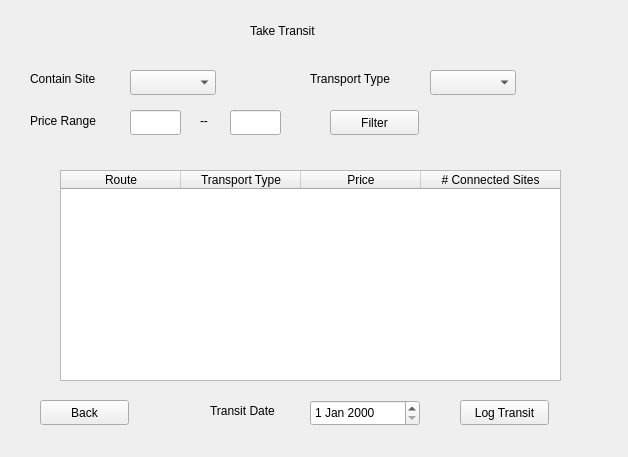
<?xml version="1.0" encoding="UTF-8"?>
<ui version="4.0">
 <class>Form</class>
 <widget class="QWidget" name="Form">
  <property name="geometry">
   <rect>
    <x>0</x>
    <y>0</y>
    <width>628</width>
    <height>457</height>
   </rect>
  </property>
  <property name="windowTitle">
   <string>Form</string>
  </property>
  <widget class="QLabel" name="label">
   <property name="geometry">
    <rect>
     <x>250</x>
     <y>10</y>
     <width>121</width>
     <height>41</height>
    </rect>
   </property>
   <property name="text">
    <string>Take Transit</string>
   </property>
  </widget>
  <widget class="QLabel" name="label_2">
   <property name="geometry">
    <rect>
     <x>30</x>
     <y>70</y>
     <width>111</width>
     <height>17</height>
    </rect>
   </property>
   <property name="text">
    <string>Contain Site</string>
   </property>
  </widget>
  <widget class="QComboBox" name="comboBox">
   <property name="geometry">
    <rect>
     <x>130</x>
     <y>70</y>
     <width>86</width>
     <height>25</height>
    </rect>
   </property>
  </widget>
  <widget class="QLabel" name="label_3">
   <property name="geometry">
    <rect>
     <x>310</x>
     <y>70</y>
     <width>111</width>
     <height>17</height>
    </rect>
   </property>
   <property name="text">
    <string>Transport Type</string>
   </property>
  </widget>
  <widget class="QComboBox" name="comboBox_2">
   <property name="geometry">
    <rect>
     <x>430</x>
     <y>70</y>
     <width>86</width>
     <height>25</height>
    </rect>
   </property>
  </widget>
  <widget class="QLabel" name="label_4">
   <property name="geometry">
    <rect>
     <x>30</x>
     <y>110</y>
     <width>91</width>
     <height>21</height>
    </rect>
   </property>
   <property name="text">
    <string>Price Range</string>
   </property>
  </widget>
  <widget class="QLineEdit" name="lineEdit">
   <property name="geometry">
    <rect>
     <x>130</x>
     <y>110</y>
     <width>51</width>
     <height>25</height>
    </rect>
   </property>
  </widget>
  <widget class="QLabel" name="label_5">
   <property name="geometry">
    <rect>
     <x>200</x>
     <y>110</y>
     <width>16</width>
     <height>21</height>
    </rect>
   </property>
   <property name="text">
    <string>--</string>
   </property>
  </widget>
  <widget class="QLineEdit" name="lineEdit_2">
   <property name="geometry">
    <rect>
     <x>230</x>
     <y>110</y>
     <width>51</width>
     <height>25</height>
    </rect>
   </property>
  </widget>
  <widget class="QPushButton" name="pushButton">
   <property name="geometry">
    <rect>
     <x>330</x>
     <y>110</y>
     <width>89</width>
     <height>25</height>
    </rect>
   </property>
   <property name="text">
    <string>Filter</string>
   </property>
  </widget>
  <widget class="QPushButton" name="pushButton_2">
   <property name="geometry">
    <rect>
     <x>40</x>
     <y>400</y>
     <width>89</width>
     <height>25</height>
    </rect>
   </property>
   <property name="text">
    <string>Back</string>
   </property>
  </widget>
  <widget class="QLabel" name="label_6">
   <property name="geometry">
    <rect>
     <x>210</x>
     <y>400</y>
     <width>91</width>
     <height>21</height>
    </rect>
   </property>
   <property name="text">
    <string>Transit Date</string>
   </property>
  </widget>
  <widget class="QDateEdit" name="dateEdit">
   <property name="geometry">
    <rect>
     <x>310</x>
     <y>400</y>
     <width>110</width>
     <height>26</height>
    </rect>
   </property>
  </widget>
  <widget class="QPushButton" name="pushButton_3">
   <property name="geometry">
    <rect>
     <x>460</x>
     <y>400</y>
     <width>89</width>
     <height>25</height>
    </rect>
   </property>
   <property name="text">
    <string>Log Transit</string>
   </property>
  </widget>
  <widget class="QTableWidget" name="tableWidget">
   <property name="geometry">
    <rect>
     <x>60</x>
     <y>170</y>
     <width>501</width>
     <height>211</height>
    </rect>
   </property>
   <property name="baseSize">
    <size>
     <width>0</width>
     <height>0</height>
    </size>
   </property>
   <property name="focusPolicy">
    <enum>Qt::ClickFocus</enum>
   </property>
   <property name="columnCount">
    <number>4</number>
   </property>
   <attribute name="horizontalHeaderDefaultSectionSize">
    <number>120</number>
   </attribute>
   <attribute name="horizontalHeaderShowSortIndicator" stdset="0">
    <bool>true</bool>
   </attribute>
   <attribute name="horizontalHeaderStretchLastSection">
    <bool>true</bool>
   </attribute>
   <column>
    <property name="text">
     <string>Route</string>
    </property>
    <property name="textAlignment">
     <set>AlignCenter</set>
    </property>
   </column>
   <column>
    <property name="text">
     <string>Transport Type</string>
    </property>
    <property name="textAlignment">
     <set>AlignCenter</set>
    </property>
   </column>
   <column>
    <property name="text">
     <string>Price</string>
    </property>
    <property name="textAlignment">
     <set>AlignCenter</set>
    </property>
   </column>
   <column>
    <property name="text">
     <string># Connected Sites</string>
    </property>
    <property name="textAlignment">
     <set>AlignCenter</set>
    </property>
   </column>
  </widget>
 </widget>
 <resources/>
 <connections/>
</ui>
